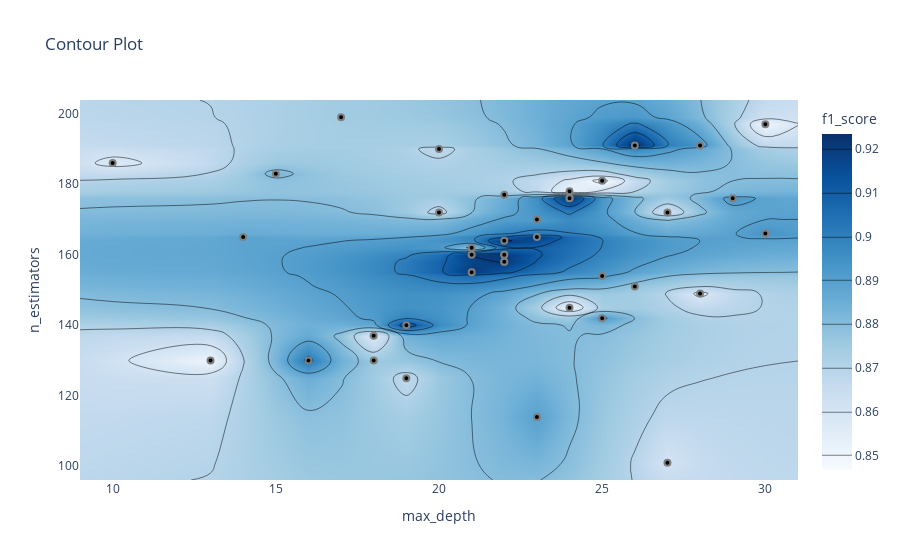

This figure's notebook cell:
### Code cell
optuna.visualization.plot_contour(study, params=["max_depth", "n_estimators"],
                                  target_name="f1_score")

### Figure 1 — Plotly figure (JSON) as saved in the notebook; plotly's stock layout.template omitted (floating-point values rounded to 4 significant figures; data arrays with more than 128 entries replaced by an {"elided": "..."} marker saying what was removed)
{"data": [{"colorbar": {"title": {"text": "f1_score"}}, "colorscale": [[0, "rgb(247,251,255)"], [0.125, "rgb(222,235,247)"], [0.25, "rgb(198,219,239)"], [0.375, "rgb(158,202,225)"], [0.5, "rgb(107,174,214)"], [0.625, "rgb(66,146,198)"], [0.75, "rgb(33,113,181)"], [0.875, "rgb(8,81,156)"], [1, "rgb(8,48,107)"]], "connectgaps": true, "contours": {"coloring": "heatmap"}, "hoverinfo": "none", "line": {"smoothing": 1.3}, "reversescale": false, "type": "contour", "x": [9, 10, 13, 14, 15, 16, 17, 18, 19, 20, 21, 22, 23, 24, 25, 26, 27, 28, 29, 30, 31], "y": [96.1, 101, 114, 125, 130, 137, 140, 142, 145, 149, 151, 154, 155, 158, 160, 162, 164, 165, 166, 170, 172, 176, 177, 178, 181, 183, 186, 190, 191, 197, 199, 203.9], "z": {"elided": "32x21 float values"}}, {"marker": {"color": "black", "line": {"color": "Grey", "width": 2}}, "mode": "markers", "showlegend": false, "type": "scatter", "x": [13, 30, 25, 16, 19, 24, 27, 10, 15, 18, 22, 22, 22, 21, 23, 28, 20, 25, 17, 27, 21, 22, 23, 19, 25, 22, 20, 14, 23, 18, 26, 22, 21, 30, 24, 24, 24, 29, 26, 28], "y": [130, 197, 181, 130, 125, 145, 101, 186, 183, 130, 160, 160, 164, 162, 165, 149, 172, 142, 199, 172, 155, 158, 170, 140, 154, 177, 190, 165, 114, 137, 151, 158, 160, 166, 176, 176, 178, 176, 191, 191]}], "layout": {"title": {"text": "Contour Plot"}, "xaxis": {"range": [9, 31], "title": {"text": "max_depth"}}, "yaxis": {"range": [96.1, 203.9], "title": {"text": "n_estimators"}}}}
